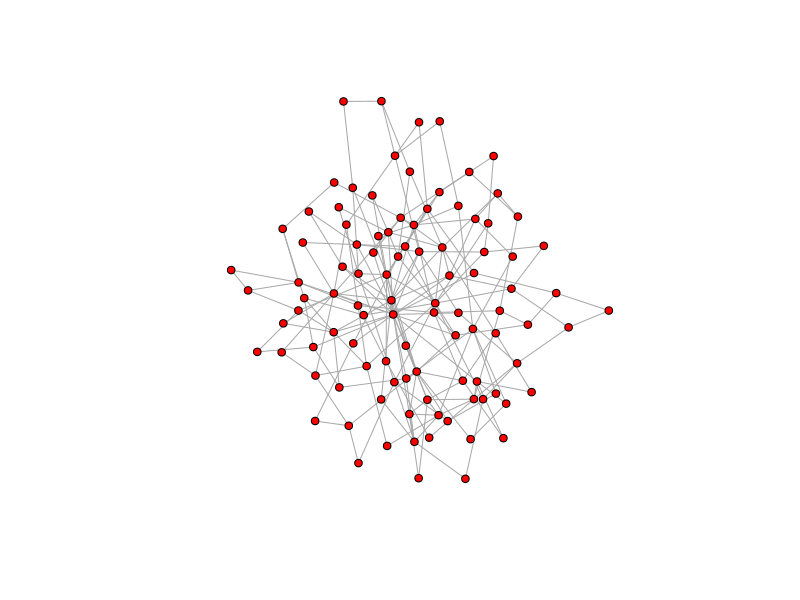
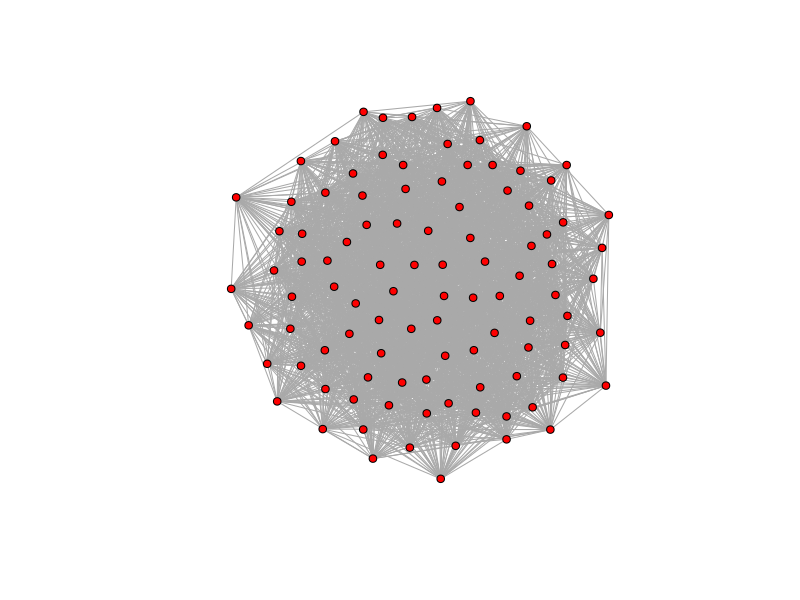
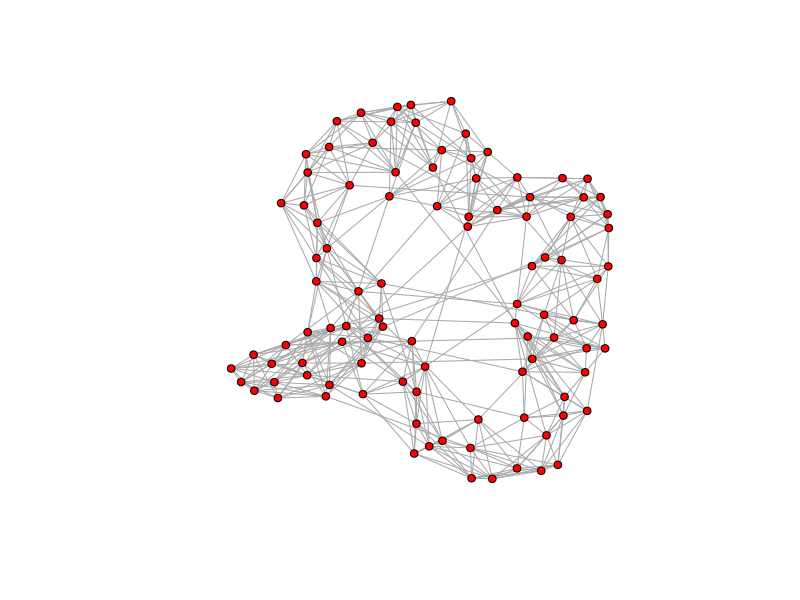

Here is the R script that generated these plots, in order:
## ---- chunk 1
library(igraph)
## ---- chunk 2
set.seed(1998)
barabasi_graph01 <- barabasi.game(
  n = 100,
  power = 0.4,
  m = 2,
  directed = F
)

barabasi_graph02 <- barabasi.game(
  n = 100,
  power = 0.4,
  m = 2,
  directed = F
)

barabasi_graph03 <- barabasi.game(
  n = 100,
  power = 0.4,
  m = 2,
  directed = F
)
## ---- chunk 3
set.seed(1999)

barabasi_graph04 <- barabasi.game(
  n = 200,
  power = 0.6,
  m = 2,
  directed = F
)

barabasi_graph05 <- barabasi.game(
  n = 200,
  power = 0.6,
  m = 2,
  directed = F
)

barabasi_graph06 <- barabasi.game(
  n = 220,
  power = 0.3,
  m = 2,
  directed = F
)
## ---- chunk 4

## ---- chunk 5
tiff("barabasi_graph01.png", units="in", width=5, height=5, res=300)



dev.off()
## ---- chunk 6
plot(barabasi_graph01,
     layout=layout_with_fr, 
     vertex.size=4,
     vertex.color="red", 
     edge.arrow.size=0.5,
     vertex.label = NA)
## ---- chunk 7
erdos_renyi_graph01 <- erdos.renyi.game(
  n = 100,
  p = 0.5,
  directed = F,
  loops = F
)
## ---- chunk 8
tiff("erdos_renyi_graph01.png", units="in", width=5, height=5, res=300)

plot(erdos_renyi_graph01,
     vertex.size=4,
     vertex.color="red", 
     edge.arrow.size=0.5,
     vertex.label = NA)

dev.off()
## ---- chunk 9
watts_graph01 <- sample_smallworld(dim = 1,
                  size = 100,
                  nei = 5,
                  p = 0.05)
## ---- chunk 10
tiff("watts_graph01.png", units="in", width=5, height=5, res=300)

plot(watts_graph01,
     vertex.size=4,
     vertex.color="red", 
     edge.arrow.size=0.5,
     vertex.label = NA)

dev.off()
